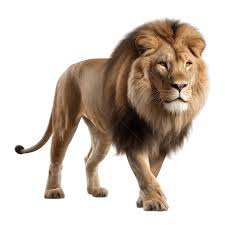
#> input picture lion.jpg, 225 x 225 px
$ python lion.py
#> lines starting #> are read from the running program, lines starting #| are printed output that depends on the picture
import cv2
import numpy as np

image =  cv2.imread("lion.jpg", cv2.IMREAD_GRAYSCALE)
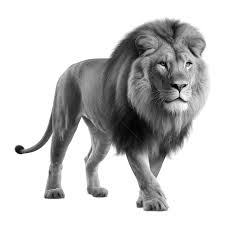
#> image: shape (225, 225); min 0, max 255, mean 199

width=image.shape[0]
#> width = 225
height=image.shape[1]
#> height = 225

kernel = np. array([[1,0,-1],
                    [-1,4,-1],
                    [0,-1,0]])

result = np.zeros((width, height), dtype=np.uint8)

for i in range (1, width-1):
    for j in range(1, height-1):
        small_image = image[i-1:i+2, j-1:j+2]
        output = np.multiply(small_image, kernel)
        out = np.sum(output)
        result[i,j]=out
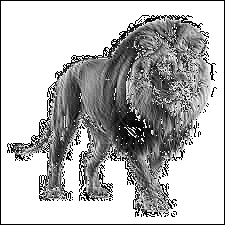
#> result: shape (225, 225); min 0, max 255, mean 183.4

cv2.imshow("output", result)
cv2.waitKey()

$ run again, with human.jpg copied over lion.jpg
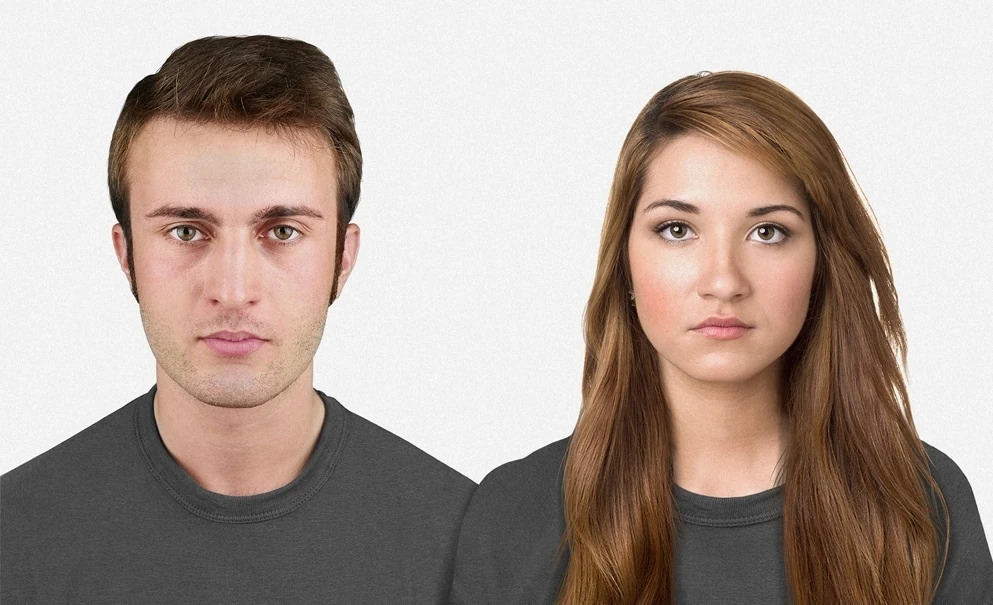
#> input picture human.jpg, 993 x 605 px
#> `image =  cv2.imread("lion.jpg", cv2.IMREAD_GRAYSCALE)`:
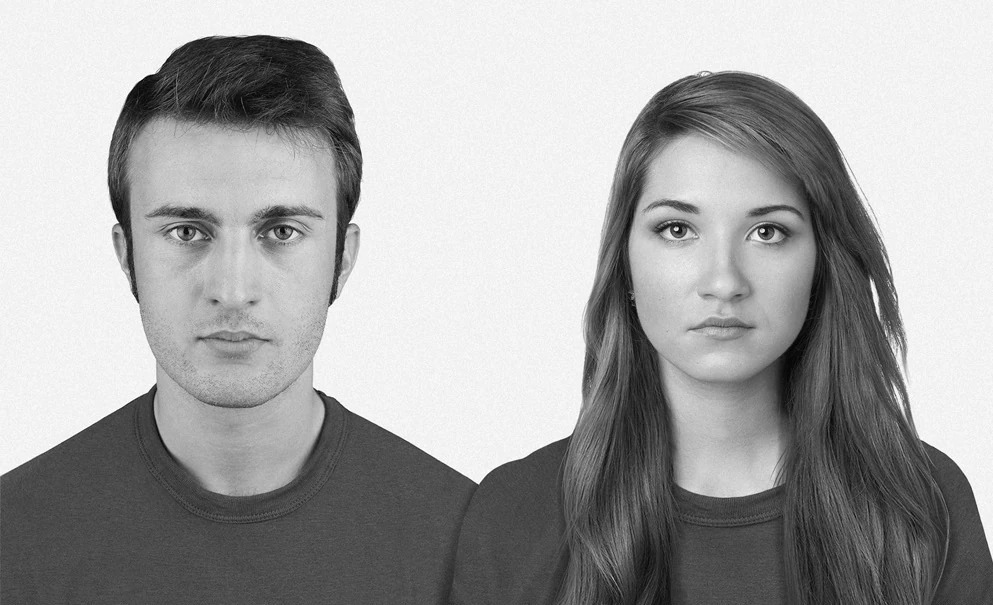
#> image: shape (605, 993); min 0, max 255, mean 165.5
#> after the loop `for i in range (1, width-1):`:
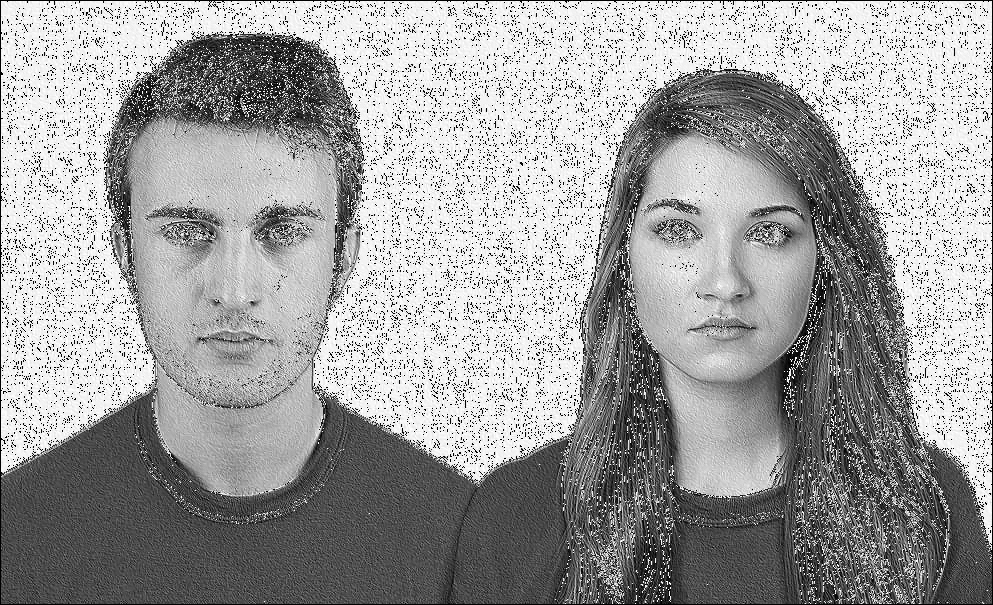
#> result: shape (605, 993); min 0, max 255, mean 158.8
